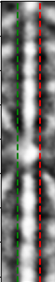
#> input picture roi.png, 55 x 282 px
$ python plot_roi_profiles.py
#> lines starting #> are read from the running program, lines starting #| are printed output that depends on the picture
import numpy as np
import matplotlib.pyplot as plt
from matplotlib.gridspec import GridSpec
from PIL import Image

def stacked_horizontal_profiles(
        image_path: str,
        guide_colors: tuple = ('r', 'g', 'b'),
        line_width: float = 3.0,
        text_offset: int = 5,        # ← vertical offset (pixels) for labels on the image
):
    """
    Image + stacked intensity profiles with coloured, numbered guide lines.

    * Guide‑line heights: 90 %, 50 %, 10 % of the image (top → bottom).
    * Labels (1,2,3) are printed *above* the guide line by `text_offset` pixels.
    * In the profile stack, numbering is bottom‑to‑top: (1) bottom, (3) top.
    """
#> called with image_path = 'roi.png', guide_colors = ('r', 'g', 'b'), line_width = 3, text_offset = 5

    # 1 ── load image ──────────────────────────────────────────────────
    img = Image.open(image_path).convert("L")
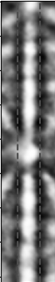
#> img: PIL image 55x282 L; min 0, max 255, mean 120.5
    I   = np.asarray(img, dtype=np.float32)
    h, w = I.shape
#> h = 282; w = 55

    rel_pos = [0.9, 0.5, 0.1]                 # top, mid, bottom
    y_positions = [int(p * (h - 1)) for p in rel_pos]
#> y_positions = [252, 140, 28]
    num_profiles = len(y_positions)
#> num_profiles = 3

    # 2 ── figure skeleton ─────────────────────────────────────────────
    fig = plt.figure(figsize=(6, 2 + 1.2 * num_profiles))
    gs  = GridSpec(1, 2, width_ratios=[1, 1.3], wspace=0.25)

    # (a) image with guide lines
    ax_img = fig.add_subplot(gs[0])
    ax_img.imshow(I, cmap='gray', origin='upper')

    for idx, (y, c) in enumerate(zip(y_positions, guide_colors), 1):
        ax_img.axhline(y, color=c, lw=line_width)
        ax_img.text(0.03, y - text_offset,            # ← shifted upward
                    f"{4-idx}", color='w', fontsize=14,
                    va='bottom', ha='left', fontweight='bold')

    ax_img.set_xticks([]); ax_img.set_yticks([])
    ax_img.set_title("(a)", loc="left", fontweight="bold")

    # (b) stacked profiles
    gs_profiles = gs[1].subgridspec(num_profiles, 1, hspace=0.05)
    x_pixels = np.arange(w)
#> x_pixels = 55 values from 0 to 54

    for row, (y, c, gs_row) in enumerate(zip(y_positions,
                                             guide_colors[::-1],
                                             gs_profiles)):
        # label should be bottom‑to‑top → compute reversed index
        label_idx = num_profiles - row            # 3→1, 2→2, 1→3

        ax = fig.add_subplot(gs_row)
        ax.plot(x_pixels, I[y, :], color=c, lw=1.5)

        # cosmetics
        ax.spines[['right', 'top']].set_visible(False)
        ax.set_xlim(0, w - 1)
        ax.yaxis.tick_left()
        ax.yaxis.set_label_position("left")
        ax.set_ylabel("Intensity", fontsize=12)

        if row < num_profiles - 1:
            ax.set_xticklabels([])
        else:
            ax.set_xlabel("pixels →", fontsize=12)

        # subplot number
        ax.text(0.02, 0.85, f"({label_idx})", transform=ax.transAxes,
                fontsize=12, fontweight='bold')

    fig.text(0.55, 0.97, "(b) Intensity profiles", ha='center',
             va='top', fontweight="bold")

    plt.tight_layout()
    plt.show()
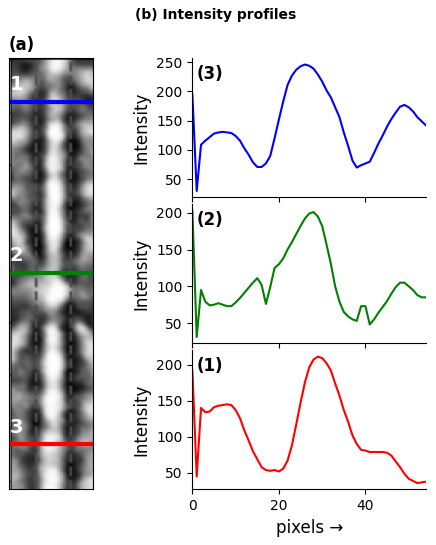
#> figure drawn by matplotlib, 4 panels; panel 4: curve peaks at x = 29, y = 211

# Example
stacked_horizontal_profiles(r"roi.png")
